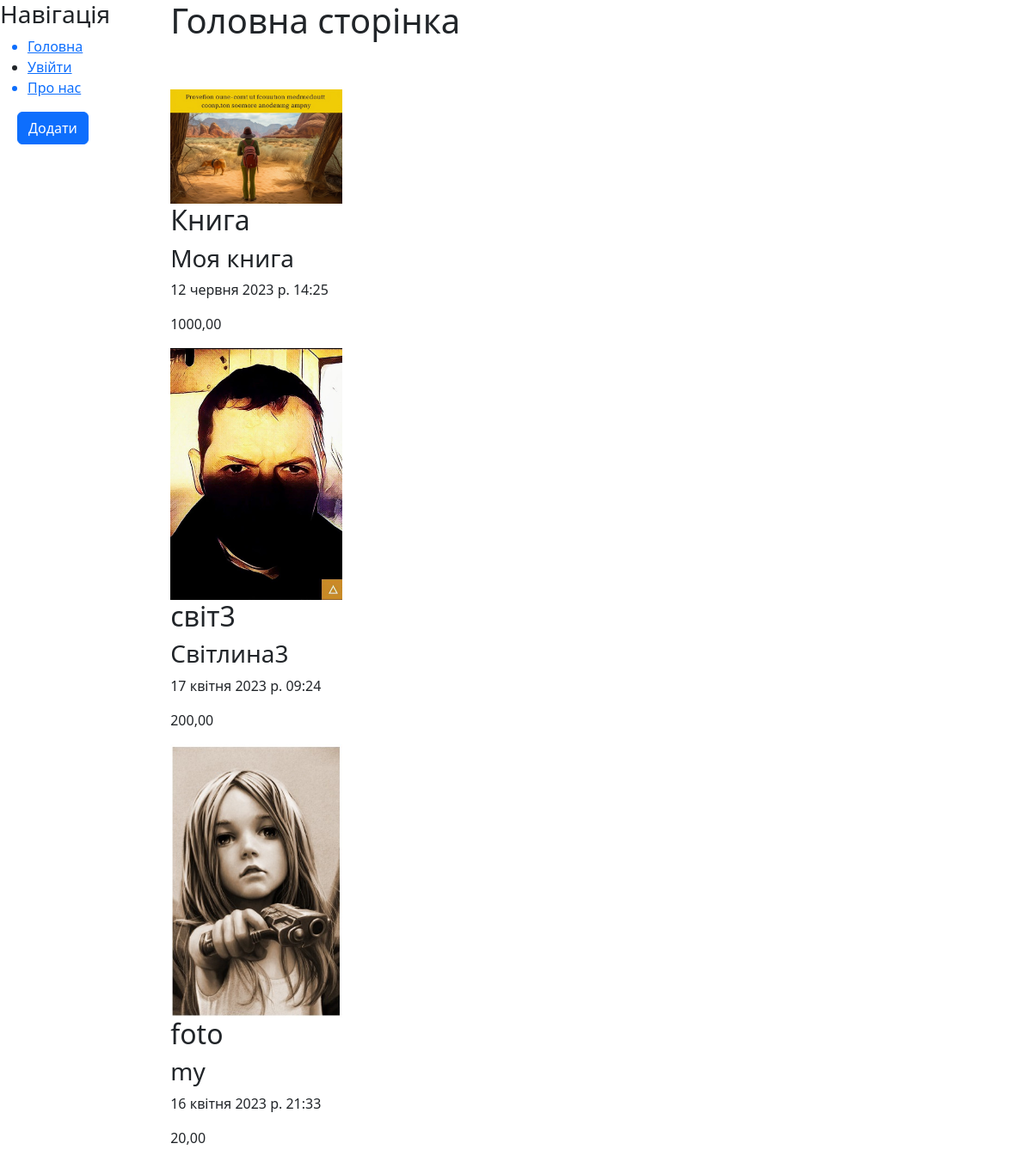
The app's page /, older data.
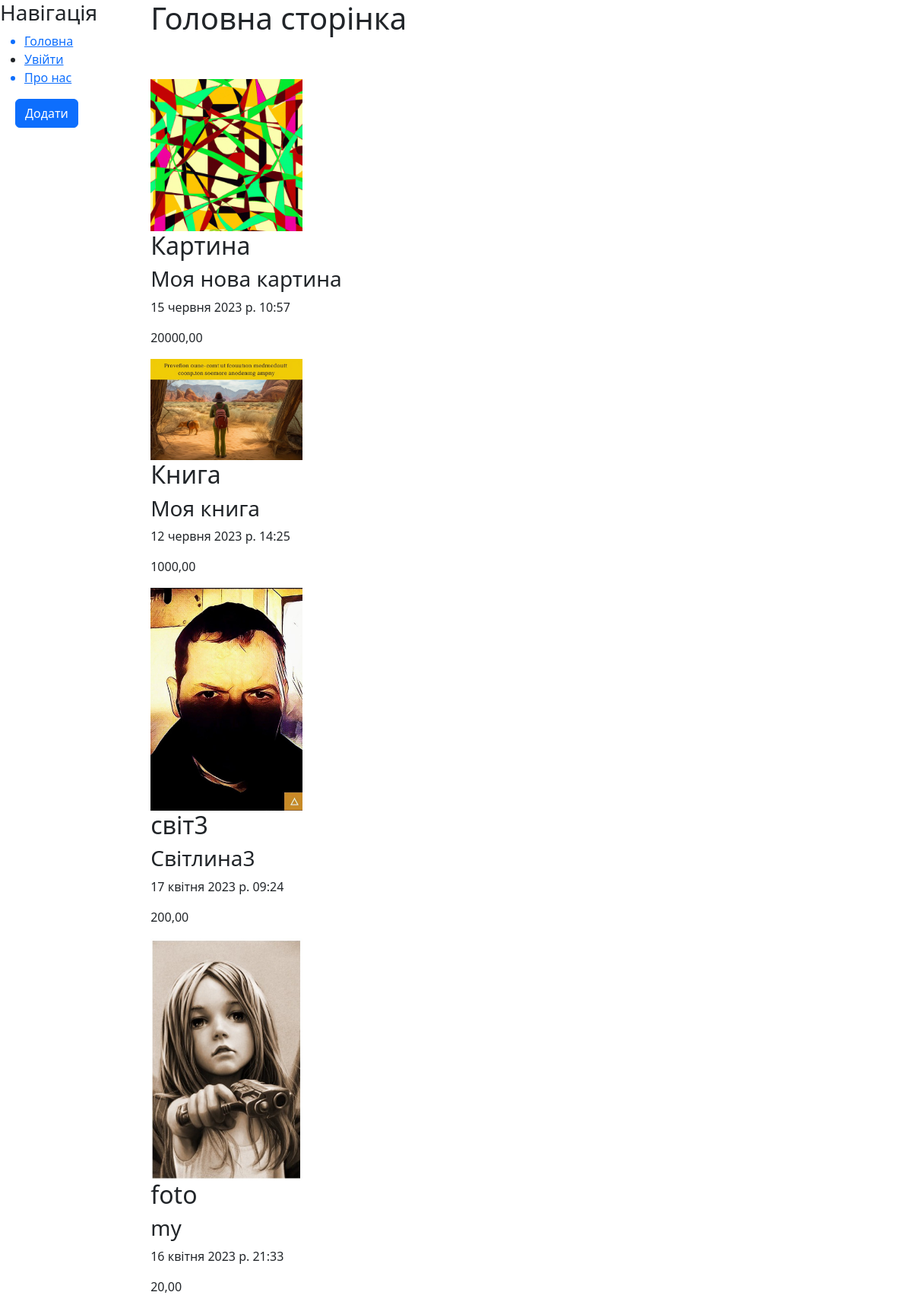
The same page, newer data.
### orders/models.py (models this page shows, shortened)
class Product(models.Model):
    name = models.CharField('Назва', max_length=150)
    image = models.ImageField('Світлина', upload_to='image/%Y', null=True)
    description = models.TextField('Опис')
    price = models.DecimalField('Ціна', max_digits=7, decimal_places=2, null=True)
    date = models.DateTimeField('Дата', auto_now_add=True)
    class Meta:
        verbose_name = 'Товар'
        verbose_name_plural = 'Товари'

### orders/views.py (the view)
# urls.py: 2. Add a URL to urlpatterns:  path('', views.home, name='home')
def home(reguest):
    bord = Product.objects.order_by('-date')#order = сортировка по полю (- дата от более новых)
    return render(reguest, 'orders/index.html', {'bord': bord})

### orders/templates/orders/index.html (shortened to what this page needs)
{% extends 'orders/base.html' %}
    {% block content %}
    <div class="f1">
        <h1 class="text-center">Головна сторінка</h1>
        <br>
        <br>
        {% if bord %}
            {% for el in bord %}
                <div class="img">
                    <a href="#"><img src="{{ el.image.url }}" width="200px"></a>
                </div>
                <div>
                    <h2>{{ el.name }}</h2>
                    <h3>{{ el.description }}</h3>
                    <p>{{ el.date }}</p>
                    <p>{{ el.price }}</p>
                </div>
            {% endfor %}
        {% else %}
            <p>У вас не має оголошень</p>
        {% endif %}
    </div>
    {% endblock %}

### orders/templates/orders/base.html (shortened to what this page needs)
{% load static %}
<html lang="ua">
<head>
    <link rel="stylesheet" href="https://cdn.jsdelivr.net/npm/bootstrap@5.2.3/dist/css/bootstrap.min.css">
    <link rel="stylesheet" href="{% static 'bootstrap/css/bootstrap.min.css' %}">
</head>
<body>
<div class="flex">
    <aside>
        <h3 class="text-center"> Навігація</h3>
        <ul>
            <a href="{% url 'home' %}"><li>Головна</li></a>
            {% if user.is_authenticated %}
            <li><a href="/admin/">Адмін панель</a></li>
            {% else %}
            <li><a href="/admin/logout/">Увійти</a></li>
            {% endif %}
            <a href="{% url 'about' %}"><li>Про нас</li></a>
        </ul>
            <div class="button">
            <a href="{% url 'create' %}"><button class="btn btn-primary">Додати</button></a>
            </div>
    </aside>
    <main>
        {% block content %}
        {% endblock %}
    </main>
</div>
</body>
</html>

Row changes from the older to the newer data that the page shows:
added Product: image (picture), name "Картина", description "Моя нова картина", date "15 червня 2023 р. 10:57", price "20000,00"
